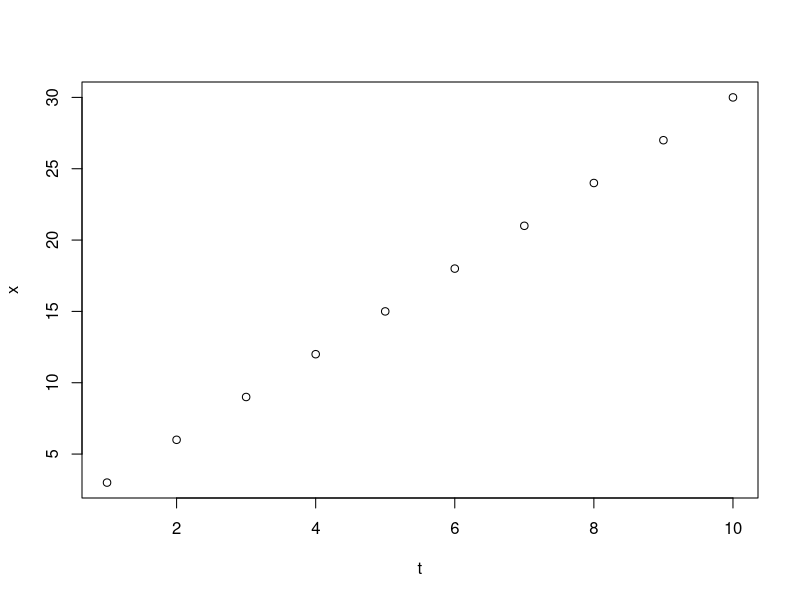
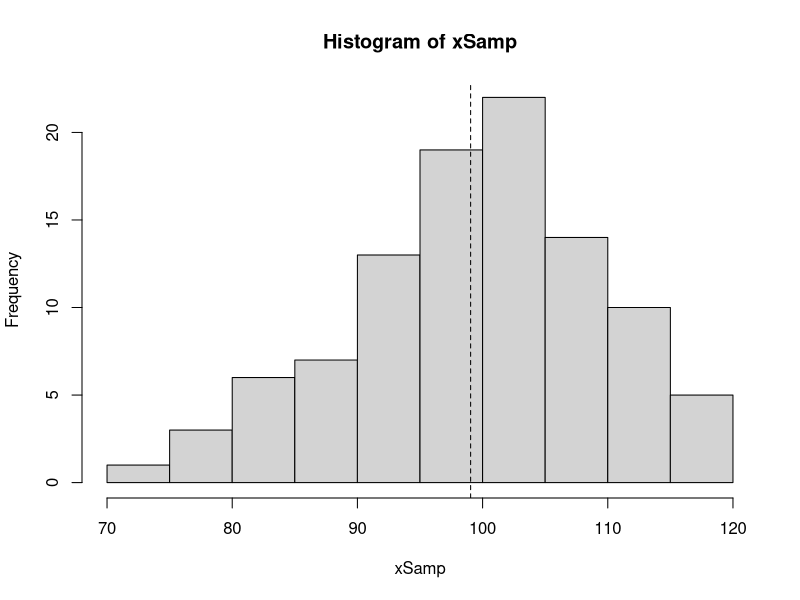
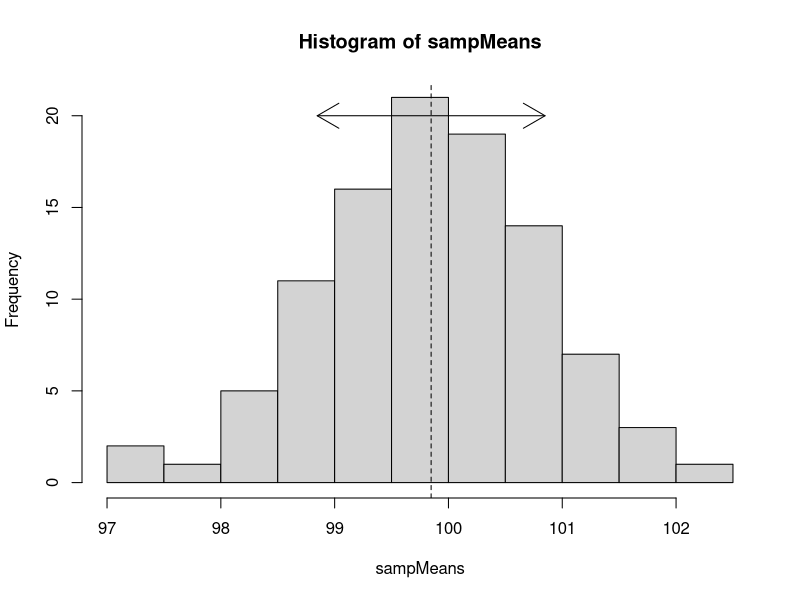
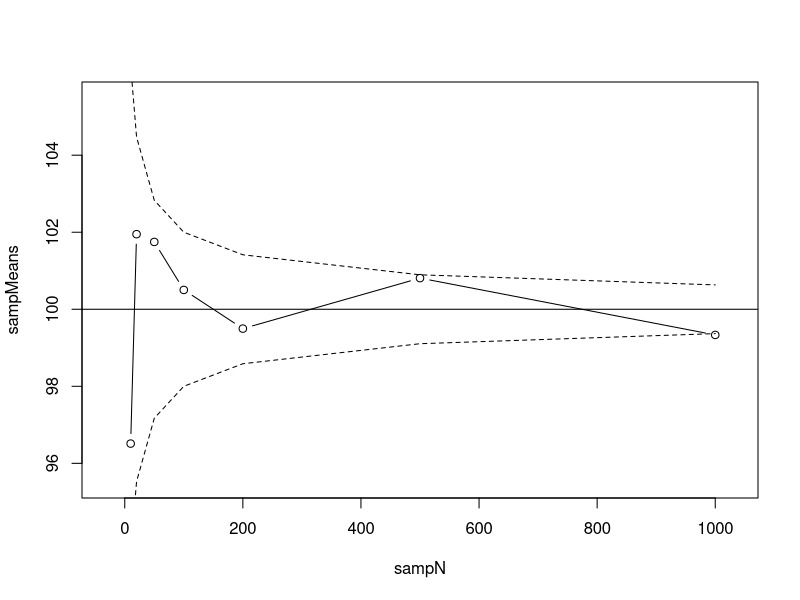

Write R code to recreate these figures, in order.
# Tutorial 1 - Learning about loops, graphics and a little exercise on SEM

# Define a vector x (a one dimensional array that has 10 elemens)

x <- array(0,10)
t <- seq(1,10)

# Use a for loop to change the value of x. Here i is the "index" and it takes values from 1 to 10
for (i in 1:10) {
x[i] <- i*3
}

plot(t, x)

# We can generate 100 samples from a normal distribution with mean 100 and standard deviation 10

xSamp <- rnorm(100,mean=100, sd=10)
meanSamp <- mean(xSamp)

# Exercise 1. Check the values of xSamp, draw a histogram (hist function), show the mean on the histogram as a dashed vertical line (abline)

hist(xSamp)
abline(v=meanSamp, lty="dashed")

# Exercise 2. Write a loop to generate 100 samples from the same normal distribution (each of 100 data points) and save the sample mean in an array

sampMeans <- array(0,100)
for (i in 1:100) {
	sampMeans[i] <- mean(rnorm(100,mean=100, sd=10))
	}
	
# Exercise 3. On a new window (dev.new()). Display the distribution of sample mean in a histogram and show the mean of means as a vertical dashed line. Compare to the histogram of samples. 

hist(sampMeans)
abline(v=mean(sampMeans), lty='dashed')

# Exercise 4. Calculate the standard deviation (sd) of this DOSM. Does the number agree with the theoretical value?

sem <- sd(sampMeans)

# Exercise 5. Use the arrows command to draw an arrow showing the sem.

arrows(mean(sampMeans)-sem, 20, mean(sampMeans)+sem, 20, code=3)

# Exercise 6.  Using a new "for loop" calculate the sample mean for samples of 10,20,50,100,200,500,1000 sample size

sampN <- c(10,20,50,100,200,500,1000)
sampMeans <- array(0,7)

for (i in 1:7) {
	sampMeans[i] <- mean(rnorm(sampN[i],mean=100, sd=10))
	}


# Exercise 7. Now try doing this using the sapply syntax above. It's okay to rotely copy it at this point. Slowly learning to extend things is the way to go.

sampMeans[1:7] <- sapply(sampN,function(x) mean(rnorm(x,mean=100,sd=10)))

# Exercise 8. On a new plot, plot you sample mean as a function of sample size.
# Add three curves to your plot that correspond to the theoretical mean (solid line) and the range of 95% confidence for the sample mean (two dotted lines)

plot(sampN,sampMeans,xlim=c(-30, 1030), ylim=c(95.5, 105.5),type='b')
upMeans <- 100 + 2*(10/sqrt(sampN)) 
lowMeans <- 100 - 2*(10/sqrt(sampN))
abline(h=100)
lines(sampN,upMeans,lty='dashed')
lines(sampN,lowMeans,lty='dashed')


	